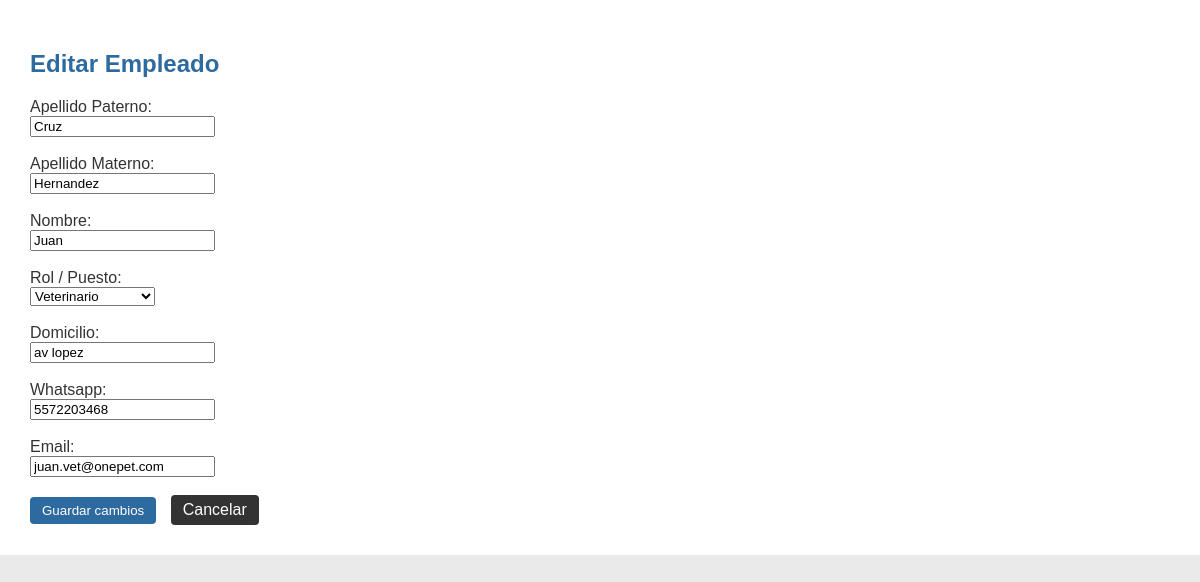
Screenshot of /Controlador/empleados_controller.php?action=edit&id=4 (signed in) with the database file from the repository.
### tables this page shows
CREATE TABLE `empleados` (
  `id_empleado` int(11) NOT NULL,
  `apellido_paterno` varchar(100) NOT NULL,
  `apellido_materno` varchar(100) NOT NULL,
  `nombre` varchar(100) NOT NULL,
  `rol` varchar(50) NOT NULL DEFAULT 'Empleado General',
  `domicilio` varchar(255) DEFAULT NULL,
  `whatsapp` varchar(20) DEFAULT NULL,
  `email` varchar(100) NOT NULL
);

### Controlador/empleados_controller.php (the view, shortened to what this page needs)
<?php
include __DIR__ . "/../Modelo/conexion.php";
$action = isset($_REQUEST['action']) ? $_REQUEST['action'] : '';
$roles_disponibles = ['Veterinario', 'Recepcionista', 'Administrador'];
if ($_SERVER['REQUEST_METHOD'] === 'GET') {
    $scriptPath = htmlspecialchars($_SERVER['SCRIPT_NAME']);
        ?>
        <?php
    if ($action === 'edit') {
        $id = isset($_GET['id']) ? intval($_GET['id']) : 0;
        $stmt = $con->prepare("SELECT * FROM empleados WHERE id_empleado = ?");
        $stmt->bind_param('i', $id);
        $stmt->execute();
        $res = $stmt->get_result();
        $e = $res->fetch_assoc();
        ?>
        <!DOCTYPE html>
        <html lang="es">
        <head>
            <link rel="stylesheet" href="../Vista/Css/estilos.css">
        </head>
        <body>
            <main>
                <h2>Editar Empleado</h2>
                <form method="POST" action="<?php echo $scriptPath; ?>?action=edit">
                    <label>Apellido Paterno:</label><br>
                    <input type="text" name="apellido_paterno" value="<?php echo htmlspecialchars($e['apellido_paterno']); ?>" required><br><br>
                    <label>Apellido Materno:</label><br>
                    <input type="text" name="apellido_materno" value="<?php echo htmlspecialchars($e['apellido_materno']); ?>" required><br><br>
                    <label>Nombre:</label><br>
                    <input type="text" name="nombre" value="<?php echo htmlspecialchars($e['nombre']); ?>" required><br><br>
                    <label>Rol / Puesto:</label><br>
                    <select name="rol" required>
                        <?php foreach($roles_disponibles as $r): ?>
                            <option value="<?php echo $r; ?>" <?php echo (isset($e['rol']) && $e['rol'] == $r) ? 'selected' : ''; ?>>
                                <?php echo $r; ?>
                            </option>
                        <?php endforeach; ?>
                    </select><br><br>
                    <label>Domicilio:</label><br>
                    <input type="text" name="domicilio" value="<?php echo htmlspecialchars($e['domicilio']); ?>" required><br><br>
                    <label>Whatsapp:</label><br>
                    <input type="text" name="whatsapp" value="<?php echo htmlspecialchars($e['whatsapp']); ?>" required><br><br>
                    <label>Email:</label><br>
                    <input type="email" name="email" value="<?php echo htmlspecialchars($e['email']); ?>" required><br><br>
                    <button type="submit" class="Agregar">Guardar cambios</button>
                    <a href="../Vista/empleados.php" class="delete-btn" style="padding:6px 12px; text-decoration:none; margin-left:10px;">Cancelar</a>
                </form>
            </main>
        </body>
        </html>
        <?php
        exit;
    }
}
?>

### Vista/Css/estilos.css (style rules this page uses)
body { background-color: #EAEAEA; font-family: Arial, sans-serif; color: #333333; margin: 0; padding: 0; }
main { padding: 30px; background-color: #FFFFFF; flex: 1; overflow-x: hidden; }
h2 { color: #2D6A9F; }
.delete-btn { background-color: #333333; color: #FFFFFF; border: none; padding: 6px 12px; border-radius: 4px; cursor: pointer; display: inline-block; text-decoration: none; text-align: center; }
.Agregar { background-color: #2D6A9F; color: #FFFFFF; border: none; padding: 6px 12px; border-radius: 4px; cursor: pointer; text-decoration: none; display: inline-block; }

### rows the page displays
empleados: apellido_paterno "Cruz", apellido_materno "Hernandez", nombre "Juan", rol "Veterinario", domicilio "av lopez", whatsapp "5572203468", email "juan.vet@onepet.com"
